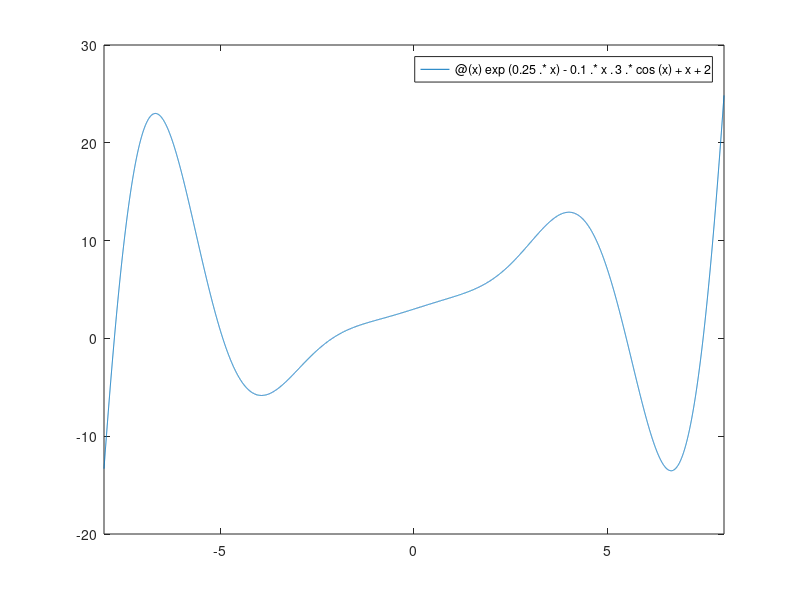
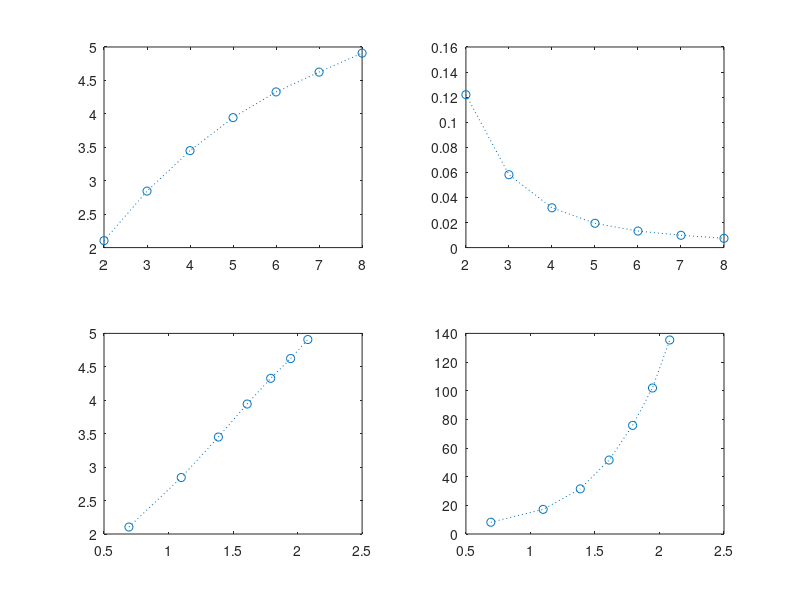
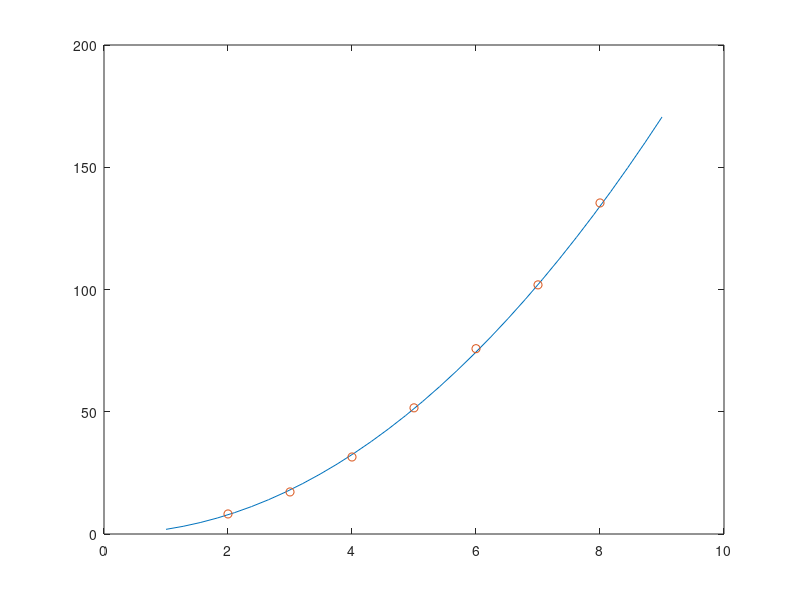
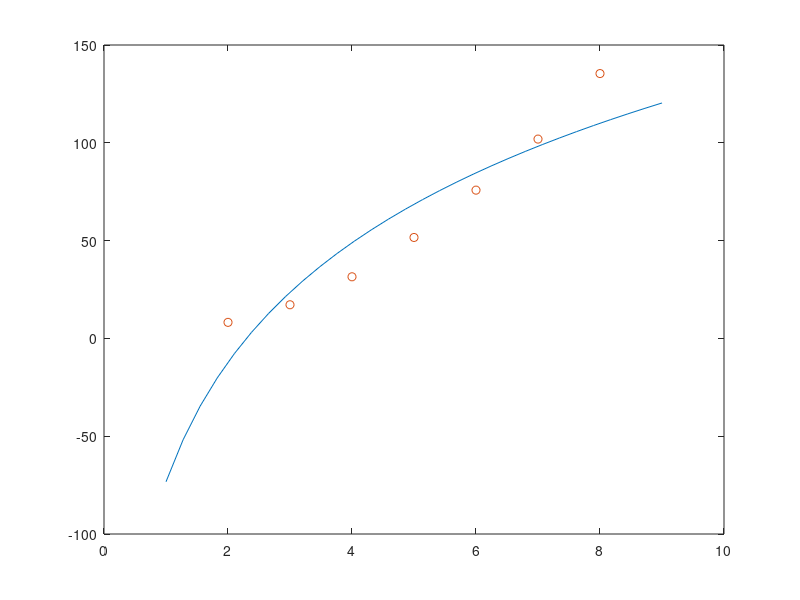

The MATLAB source for these figures, in order: (Note: this script raises an error after producing the figures.)
%% problem 1
clear; clc; close all;

%(1)
func1 = @(x)asin(x.^0.25).*sinh(x);
q1 = integral(func1, -0.8, 0.9)

%(2)
func2 = [3 -2 3];
func2_pri = polyder(func2);
q2 = polyval(func2_pri, 4)

%(3)
func3 = @(x)exp(0.25.*x)-0.1.*x.^3.*cos(x) + x + 2;
fplot(func3, [-8, 8]);

%% problem 2
x = [2 3 4 5 6 7 8];
y = [8.2 17.2 31.5 51.6 75.8 101.9 135.4];

%(1)
figure(2)
subplot(2,2,1);
plot(x, log(y), ':o');
hold on

subplot(2,2,2);
plot(x, 1./y, ':o');
hold on

subplot(2,2,3);
plot(log(x), log(y), ':o');
hold on

subplot(2,2,4);
plot(log(x), y, ':o');
hold on

%(2)
q = polyfit(log(x), log(y), 1);
m = q(1)
b = exp(q(2))

%(3)
figure(3)
xp = linspace(1, 9, 30);
yp = b*xp.^m;
plot(xp, yp, x, y, 'o')

%(2, 3) - another one
q = polyfit(log(x), y, 1);
m = q(1)
b = q(2)

figure(4)
xp = linspace(1, 9, 30);
yp = m*log(xp) + b;
plot(xp, yp, x, y, 'o')


%% problem 3
% 초기 각도 및 초기 각속도 설정
theta0 = pi / 4;  % 초기 각도 (45도)
omega0 = 0;  % 초기 각속도 (각도 변화율)

% 시간 범위 설정
t_span = [0, 10];  % 충분히 긴 시간 범위

% ode45를 사용하여 미분방정식 풀기
[t, theta] = ode45(@(t, theta) pendulum_dynamics(t, theta), t_span, [theta0; omega0]);

% 결과에서 각도 추출
angle = theta(:, 1);  % 각도 (radian)

% 시간 vs 각도 그래프 플로팅
figure;
plot(t, angle, 'b-', 'LineWidth', 2);
xlabel('Time (s)');
ylabel('Angle (radians)');
title('Angle vs. Time');
grid on;

